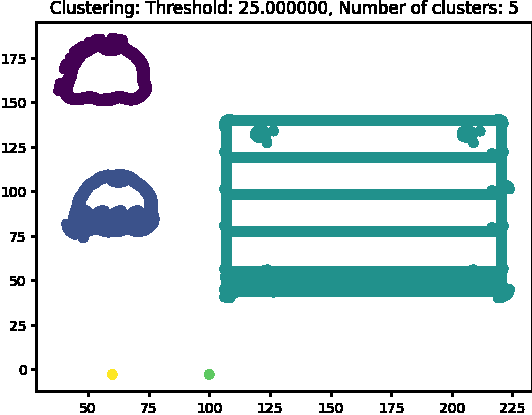
#> input picture TestData/GCode/other-test-gcode.png, 532 x 415 px
$ python BoundingBoxClass.py
#> lines starting #> are read from the running program, lines starting #| are printed output that depends on the picture; after the words box and inside, x2 and y2 are one past the last pixel; in counts of white or black regions, pixels touching at a corner belong together
class BoundingBox():
    import cv2
    import numpy as np

    def __init__(self, plot):
        print('Bounding Box class __init__()')
        self.plot = plot

    def openImg(self, fileName):
#> called with fileName = 'TestData/GCode/other-test-gcode.png'
        try:
            img = self.cv2.imread(fileName)
#> img is the input picture: shape (415, 532, 3); mean B, G, R 226, 224.2, 212
            print(f'File: {fileName} opened successfully')
            return img
        except:
            print('Error opening file:', fileName)
            return

    def cropImage(self, img):
        croppedImg = img[0:480, 0:640]  # Crop region of interest
        return croppedImg

    def blurImg(self, img):
        blurredImg = self.cv2.GaussianBlur(img, (5, 5), 0)
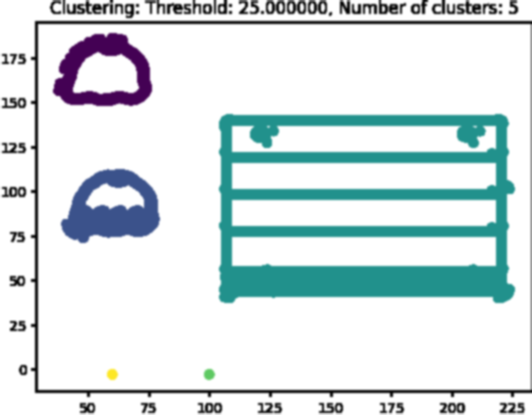
#> blurredImg: shape (415, 532, 3); mean B, G, R 226, 224.3, 212
        return blurredImg

    def findEdges(self, img):
        img_edges = self.cv2.Canny(img, 60, 80)
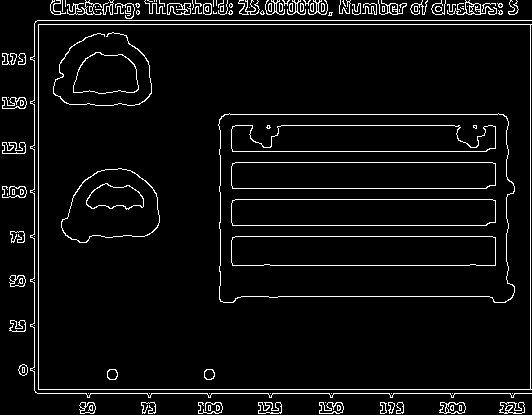
#> img_edges: shape (415, 532); 5.2% white in thin lines or dots
        return img_edges

    def findBBoxes(self, img, areaThresh=3000):
        img_edges = self.findEdges(self.blurImg(img))  # Use self.blurImg(img)) to slightly blur the image
        contours, _ = self.cv2.findContours(img_edges, self.cv2.RETR_EXTERNAL, self.cv2.CHAIN_APPROX_SIMPLE)
#> contours = 114 contours, 79 with area under 20; largest, box (x1, y1, x2, y2) and area: (38, 24, 532, 390) 179581, (439, 402, 466, 414) 236, (499, 402, 525, 414) 208, (2, 97, 27, 109) 199, (319, 402, 344, 414) 198
        rectangles = []

        # Approximate contours to polygons + get bounding rects and circles
        for contour in contours:
            rectangle = self.cv2.minAreaRect(contour)
            area = rectangle[1][0] * rectangle[1][1]  # Length x width
            if 100000 > area > areaThresh:
                rectangles.append(rectangle)  # For returning values
                angle = self.np.int0(rectangle[2])
                box = self.np.int0(self.cv2.boxPoints(rectangle))
                if self.plot:
                    self.cv2.drawContours(img, [box], 0, (0, 0, 255), 2)
                    self.cv2.putText(img, 'Angle = ' + str(angle), (box[0][0], box[0][1]),
                                     self.cv2.FONT_HERSHEY_SIMPLEX, 0.75, (0, 255, 0), 2)
#> this loop made 114 passes
#> (rectangle, area) on passes 3, 4, 5, 6, 7, 9, 10, 11, 12, 13, 23, 25: (((511.5, 407.5), (11, 25), -90), 275), (((452, 407.5), (11, 26), -90), 286), (((399.5, 407.5), (11, 7), -90), 77), (((391, 407.5), (11, 6), -90), 66), (((383, 407.5), (11, 6), -90), 66), (((331, 407.5), (11, 24), -90), 264), (((269.5, 407.5), (11, 23), -90), 253), (((210, 407.5), (11, 24), -90), 264), (((148, 407.5), (11, 14), -90), 154), (((87, 407.5), (11, 16), -90), 176), (((22.5, 369.5), (11, 9), -90), 99), (((17, 325.5), (11, 16), -90), 176)
#> after the loop, rectangles = []
        if self.plot:
            self.cv2.imshow('Edges', img_edges)
            self.cv2.imshow('Bounding Boxes', img)
            self.cv2.waitKey(0)

        self.rectangles = rectangles
#> self.rectangles = []
        return rectangles

    def getAngles(self):
        angles = []
        for rectangle in self.rectangles:
            angles.append(rectangle[2])
        return angles


if __name__ == '__main__':
    obj = BoundingBox(plot=True)
    img_fileName = 'TestData/GCode/other-test-gcode.png' # 'TestData/Images/sample_6b26ca74_1_color.jpg'
    img = obj.openImg(img_fileName)
    boundingBoxes = obj.findBBoxes(img)
#> boundingBoxes = []

$ run again, with TestData/GCode/bency-gcode_overhead2D.png copied over TestData/GCode/other-test-gcode.png
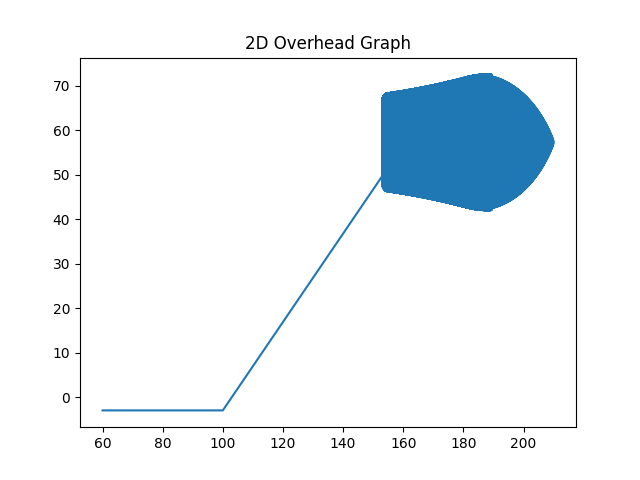
#> input picture TestData/GCode/bency-gcode_overhead2D.png, 640 x 480 px
#> in openImg, img is the input picture: shape (480, 640, 3); mean B, G, R 247.2, 243.2, 237.6
#> in blurImg, `blurredImg = self.cv2.GaussianBlur(img, (5, 5), 0)`:
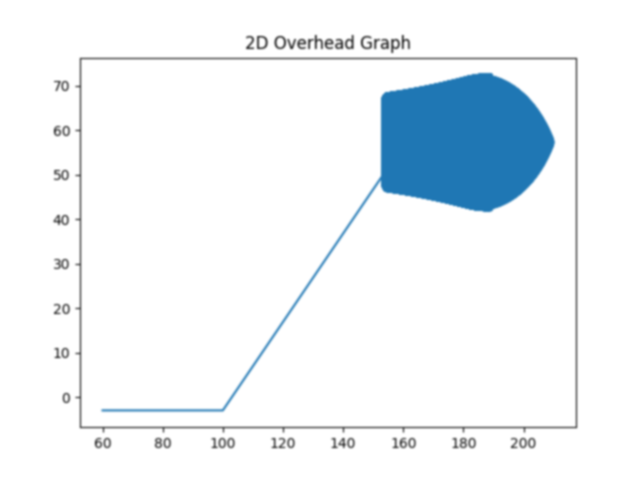
#> blurredImg: shape (480, 640, 3); mean B, G, R 247.2, 243.2, 237.6
#> in findEdges, `img_edges = self.cv2.Canny(img, 60, 80)`:
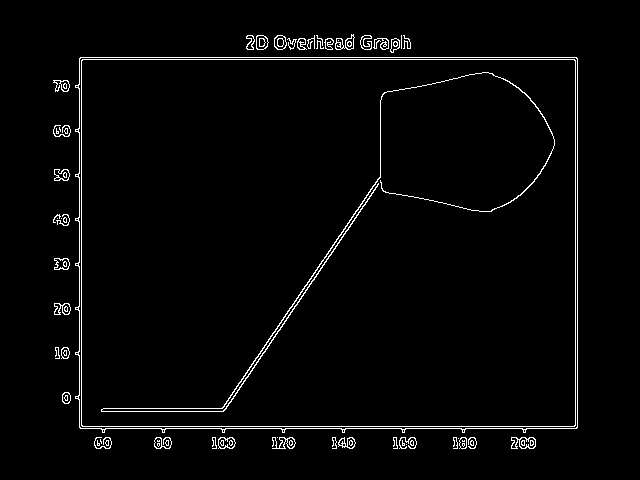
#> img_edges: shape (480, 640); 2.5% white in thin lines or dots, all inside (x1, y1, x2, y2) = (53, 34, 578, 449)
#> contours = 55 contours, 34 with area under 20; largest, box (x1, y1, x2, y2) and area: (75, 57, 578, 433) 184948, (511, 437, 536, 449) 214, (335, 34, 355, 50) 163, (218, 437, 236, 449) 159, (274, 35, 287, 50) 143
#> the loop in findBBoxes, `for contour in contours:` made 55 passes
#> (rectangle, area) on passes 10 to 17: (((523, 442.5), (11, 24), -90), 264), (((472, 442.5), (11, 8), -90), 88), (((462.5, 442.5), (11, 7), -90), 77), (((455, 442.5), (11, 4), -90), 44), (((407.5, 442.5), (11, 17), -90), 187), (((395, 442.5), (11, 4), -90), 44), (((346.5, 442.5), (11, 17), -90), 187), (((334, 442.5), (11, 4), -90), 44)
#> after the loop in findBBoxes, `for contour in contours:`: rectangles = []
